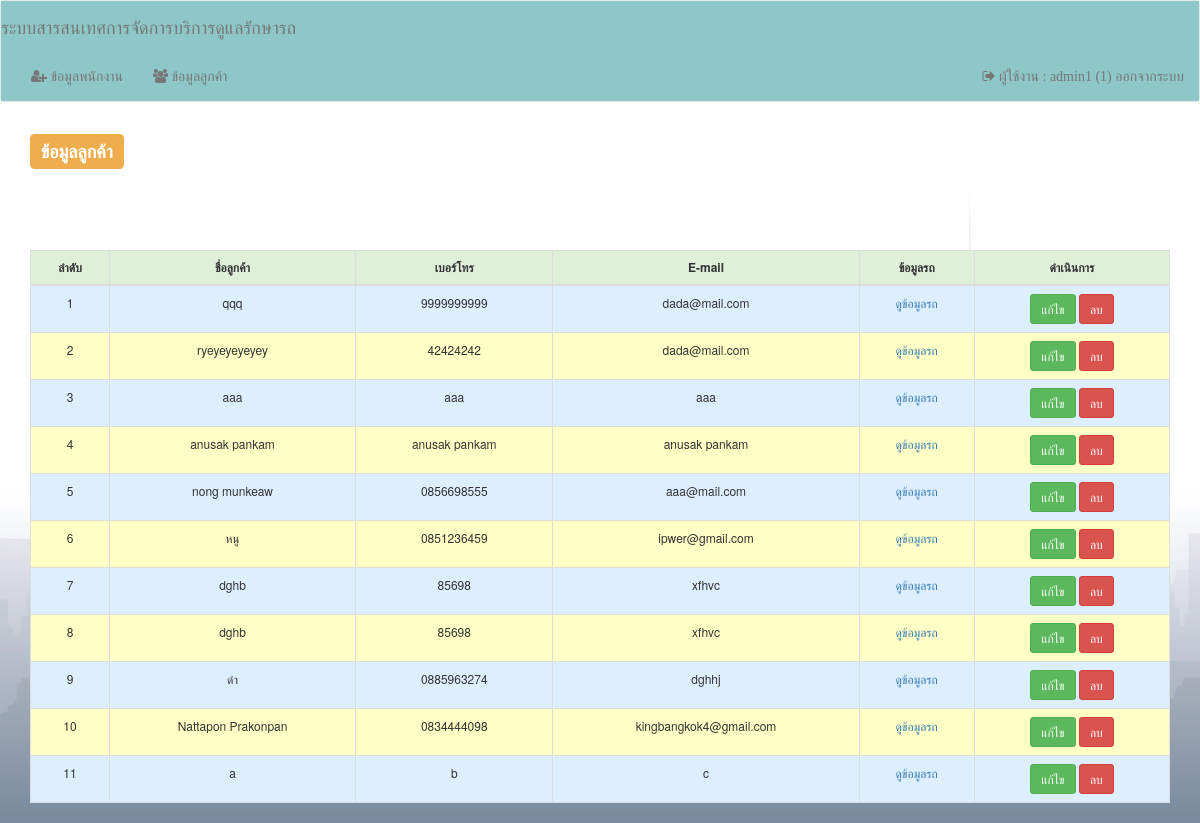
The page /index.php?viewName=customerList (signed in) on the database its author committed.
### tables this page shows
CREATE TABLE `tb_customer` (
  `id` int(11) NOT NULL,
  `name` varchar(250) DEFAULT NULL,
  `mobile` varchar(50) DEFAULT NULL,
  `email` varchar(250) DEFAULT NULL
);

### model/customer.php (called while the page is built, shortened)
<?php
class Customer {
    public function read($condition = " 1 = 1 ") {
        $this->sql = " SELECT * FROM tb_customer WHERE $condition" ;
        $query = mysql_query($this->sql);
        if ($query) {
            $result = array();
            while ($row = mysql_fetch_array($query, MYSQL_ASSOC)) {
                $result[] = $row;
            }
            return $result;
        } else {
            return false;
        }
    }
}

### views/customerList.php (the view, shortened to what this page needs)
<?php
include "./model/customer.php";
$obj = new Customer();
$rows = $obj->read();
?>
<div class="container">
    <h3><label class="label label-warning">ข้อมูลลูกค้า</label></h3>
    <br /><br>
    <div class="col-md-12 pull-right">
    </div>
    <br /><br>
    <div class="table-responsive">
        <table class="table table-bordered table-hover" style="font-size:12px;">
            <thead>
                <tr class="success" >
                    <th class="text-center">ลำดับ</th>
                    <th class="text-center">ชื่อลูกค้า</th>
                    <th class="text-center">เบอร์โทร</th>
                    <th class="text-center">E-mail</th>
					<th class="text-center">ข้อมูลรถ</th>
				<?php if($_SESSION["userType"] == "Admin") { ?>
                    <th class="text-center">ดำเนินการ</th>
				<?php } ?>
                </tr>
            </thead>
            <tbody>
                <?php
                if ($rows != false) {
                    $count = 1;
                    foreach ($rows as $row) {
                        ?>
                        <tr>
                            <td class="text-center"><?= $count++ ?></td>
                            <td class="text-center"><?= $row["name"] ?></td>
							<td class="text-center"><?= $row["mobile"] ?></td>
							<td class="text-center"><?= $row["email"] ?></td>
							<td class="text-center">
								<a href="index.php?viewName=carDetail&id=<?= $row["id"] ?>">
											ดูข้อมูลรถ
								</a>
							</td>
						<?php if($_SESSION["userType"] == "Admin") { ?>
                            <td class="text-center">
									<a href="index.php?viewName=editCustomer&id=<?= $row["id"] ?>" class="btn btn-sm btn-success">
											แก้ไข
									</a>
									<a onclick="return confirm('ยืนยันการลบลูกค้า')" href="deleteCustomer.php?id=<?= $row["id"] ?>" class="btn btn-sm btn-danger">
											ลบ									</a>
                            </td>
					    <?php } ?>
                        </tr>
                        <?php
                    }
                }
                ?>
            </tbody>
        </table>
    </div>
</div>

### css/site.css (style rules this page uses)
body { background: url('../images/bg3.jpg') no-repeat center center fixed; -moz-background-size: cover; -webkit-background-size: cover; -o-background-size: cover; background-size: cover; }
tr:nth-child(odd) { background-color: #def; }
tr:nth-child(even) { background-color: #FFFFC6; }

### rows shown on the page
tb_customer: name "qqq", mobile "9999999999", email "dada@mail.com"
tb_customer: name "ryeyeyeyeyey", mobile "42424242", email "dada@mail.com"
tb_customer: name "aaa", mobile "aaa", email "aaa"
tb_customer: name "anusak pankam", mobile "anusak pankam", email "anusak pankam"
tb_customer: name "nong munkeaw", mobile "0856698555", email "aaa@mail.com"
tb_customer: name "หนู", mobile "0851236459", email "ipwer@gmail.com"
tb_customer: name "dghb", mobile "85698", email "xfhvc"
tb_customer: name "dghb", mobile "85698", email "xfhvc"
tb_customer: name "ดำ", mobile "0885963274", email "dghhj"
tb_customer: name "Nattapon Prakonpan", mobile "0834444098", email "kingbangkok4@gmail.com"
tb_customer: name "a", mobile "b", email "c"

### other values the page prints
$_SESSION["username"] "admin1"
$_SESSION["id"] "1"
